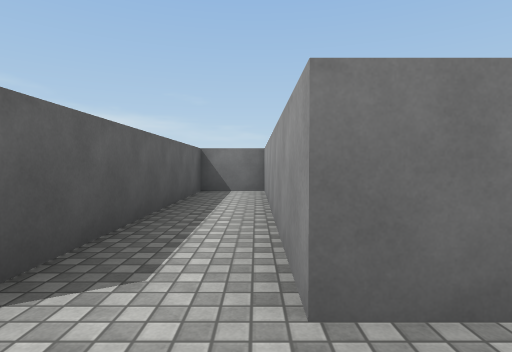
view 1 (above)

23 first-person views from a walk through a scene from a Unity 3-D project. The camera is 1.2 m above the floor, tilts 2° down and sees 80° across. The floor is counted in squares, 2 m on a side. Each view is taken from the middle of a square. On the plan, view 1 faces up. The plan holds only what a view shows up to about 9 squares ahead; the rest is blank. The place goes on beyond the plan. The player character is not drawn. Surface patterns are stand-ins for the level's own textures.

view 2
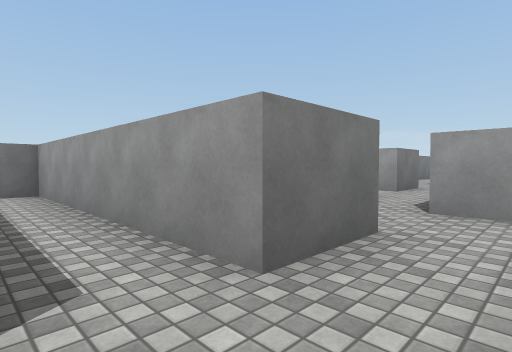

view 3
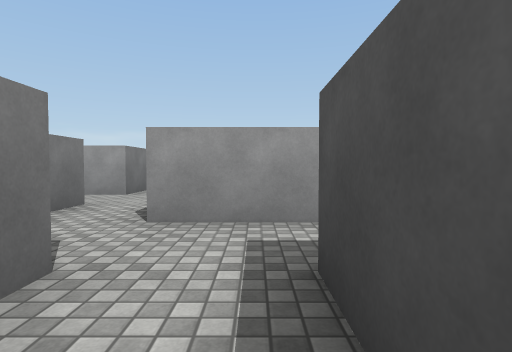

view 4
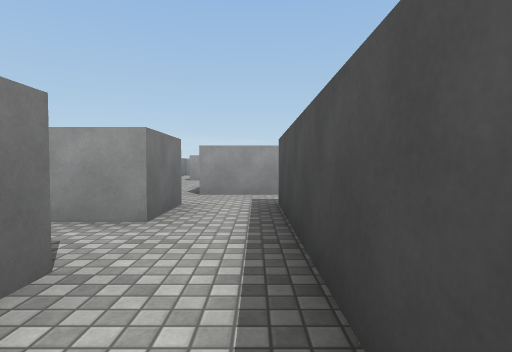

view 5
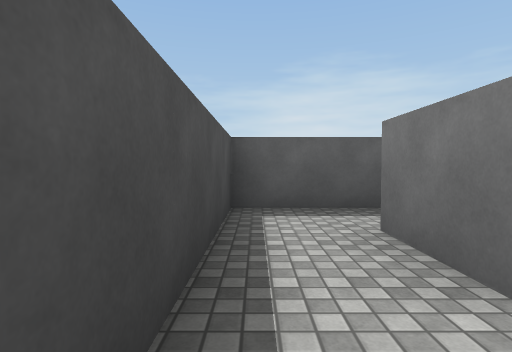

view 6
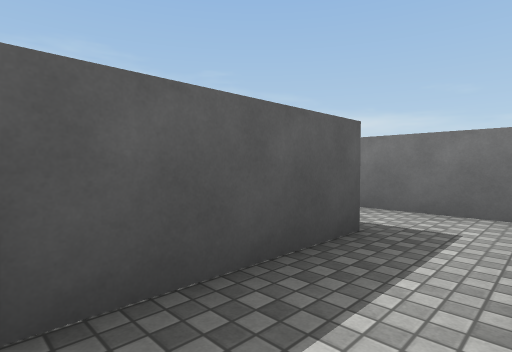

view 7
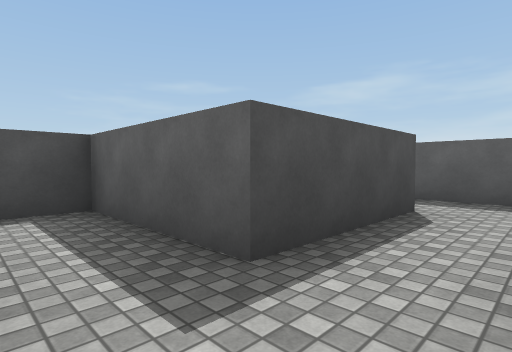

view 8
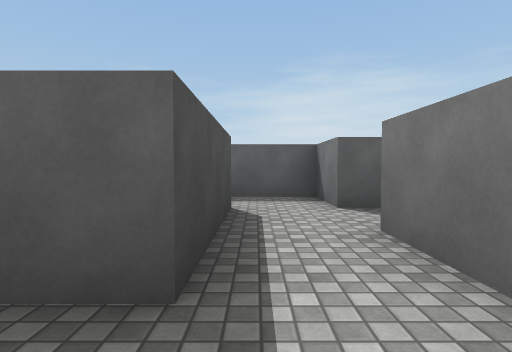

view 9
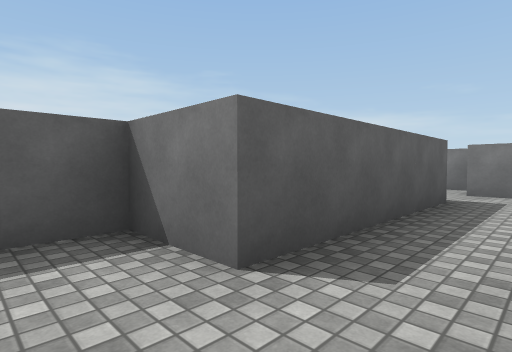

view 10
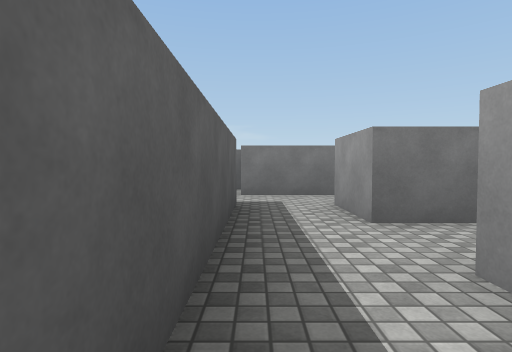

view 11
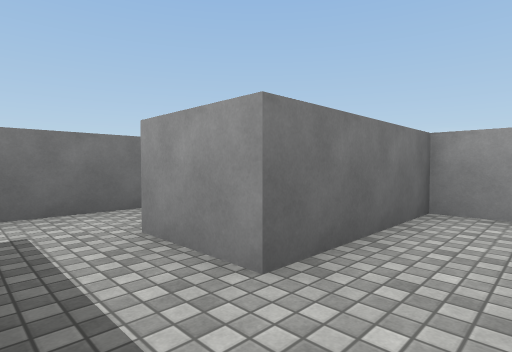

view 12
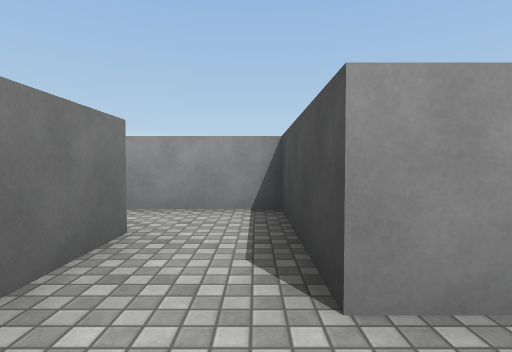

view 13
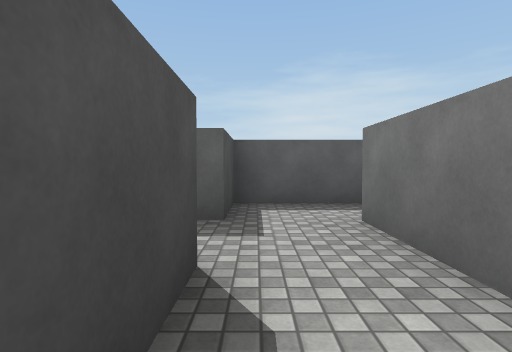

view 14
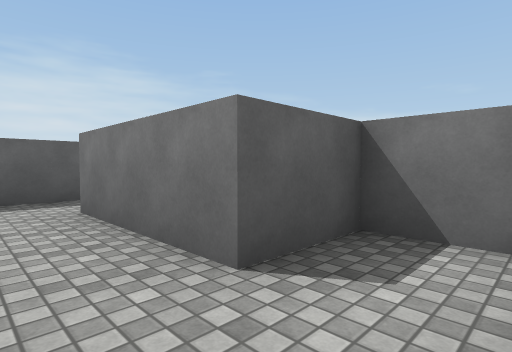

view 15
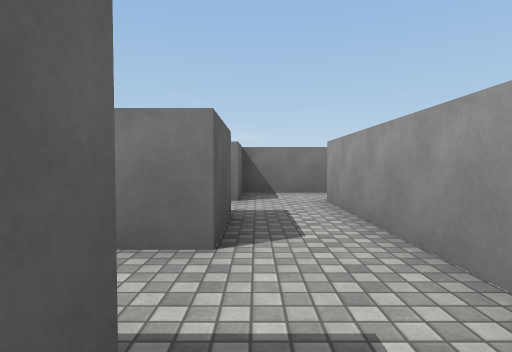

view 16
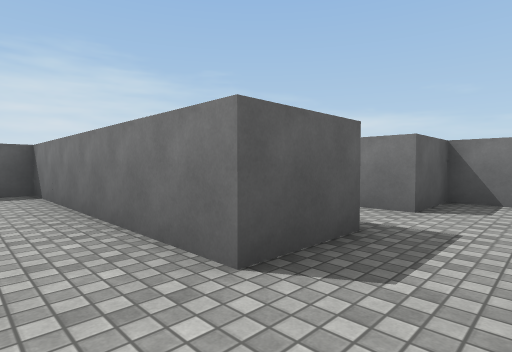

view 17
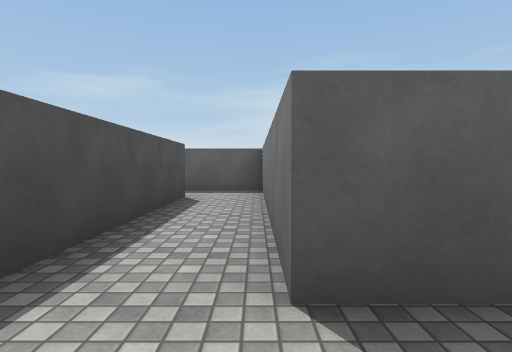

view 18
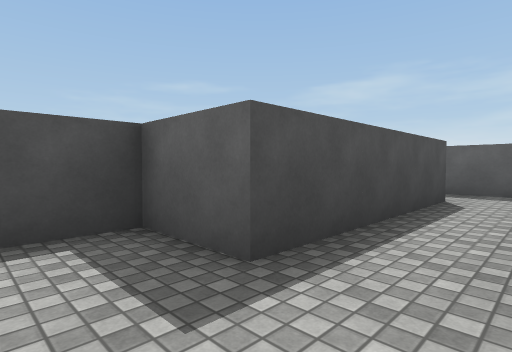

view 19
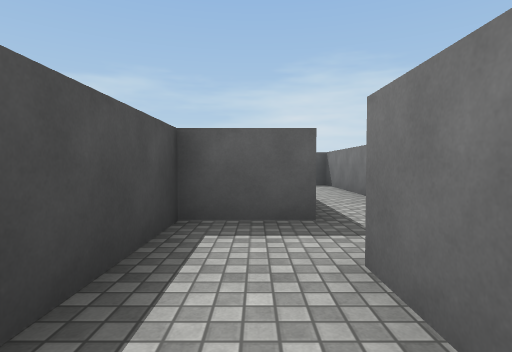

view 20
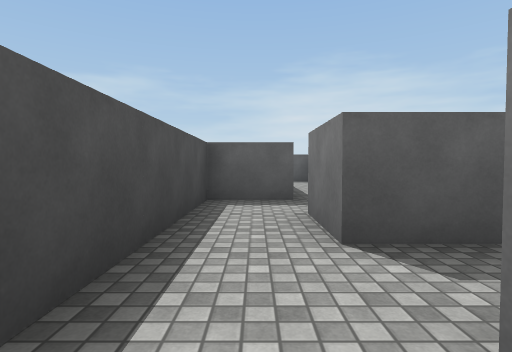

view 21
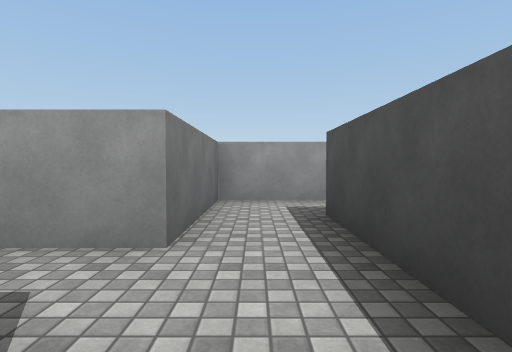

view 22
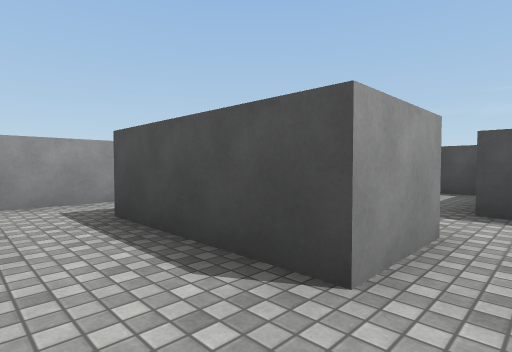

view 23
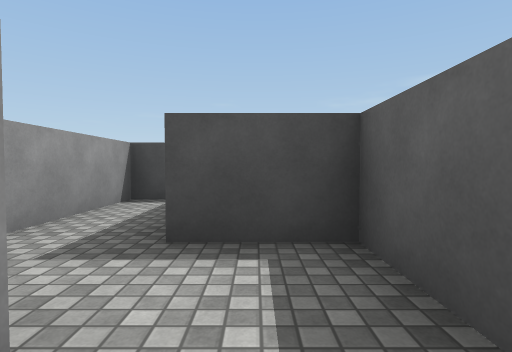

### Floor plan
Points are (right, up) in squares from view 1. A wall is a line through its corners. A room is listed if a view was taken in it or the views show most of it. See-through windows are left out.
Room 1 (views 1, 2, 3, 5)
walls: (-1.2, 1.1) (-2.9, 1.1); (0.2, 1.1) (0.2, 7.1) (-1.3, 7.1) (-1.3, 1.5); (-2.5, -0.4) (0.5, -0.4)
ways out: opening at (-2, 0.5) to room 2; opening at (1, 0.5) to room 10
Room 2 (views 4, 6)
walls: (-4.3, 1.5) (-4.3, -0.4) (-2.5, -0.4)
ways out: opening at (-2, 0.5) to room 1; opening at (-3.5, 2) to room 3
Room 3 (views 7, 8)
walls: (-3.2, 4.2) (-5.9, 4.2); (-5.5, 2.7) (-4.3, 2.7) (-4.3, 1.5); (-2.8, 2) (-2.8, 3.6)
ways out: opening at (-3.5, 2) to room 2; opening at (-5, 3.5) to room 4
Room 4 (views 9, 10, 22, 23)
walls: (-7.3, 4.2) (-8.8, 4.2) (-8.8, 1.5); (-7.3, 1.1) (-7.3, 2.7) (-5.5, 2.7)
ways out: opening at (-5, 3.5) to room 3; opening at (-6.5, 5) to room 5; opening at (-8, 2)
Room 5 (view 11)
walls: (-2.8, 6.2) (-2.8, 7.1) (-5.8, 7.1) (-5.8, 8.7); (-7.3, 8.7) (-7.3, 4.2)
ways out: opening at (-6.5, 5) to room 4; opening at (-6.5, 8) to room 6
Room 6 (views 12, 13, 14)
walls: (-5.8, 8.7) (-2.8, 8.7) (-2.8, 10.9); (-3.1, 11.7) (-4.3, 11.7) (-4.3, 10.2) (-7.4, 10.2); (-7.4, 11.7) (-8, 11.7); (-8.8, 10.8) (-8.8, 8.7) (-7.3, 8.7)
ways out: opening at (-6.5, 8) to room 5
Room 7 (views 15, 16, 17, 18)
walls: (-2.9, -3.3) (1.7, -3.3) (1.7, -4.8) (3.4, -4.8); (1.7, -1.8) (-4.3, -1.8) (-4.3, -3.8); (3.2, -2.6) (3.2, -1.4)
ways out: opening at (4, -4) to room 8; opening at (2.5, -1) to room 10; opening at (-3.5, -4)
Room 8 (views 19, 21)
walls: (4.7, -3.3) (3.1, -3.3); (3.4, -4.8) (6.6, -4.8)
ways out: opening at (4, -4) to room 7; opening at (7, -4) to room 9; opening at (5.5, -2.5)
Room 9 (view 20)
walls: (6.6, -4.8) (7.8, -4.8); (9.2, -5.2) (9.2, -3.3) (6.2, -3.3)
ways out: opening at (7, -4) to room 8; opening at (8.5, -5.5)
Room 10 (no view inside)
walls: (0.5, -0.4) (1.7, -0.4) (1.7, -1.8); (3.6, 2.6) (1.7, 2.6) (1.7, 1.1) (0.2, 1.1); (3.2, -1.4) (3.2, 1.2)
ways out: opening at (1, 0.5) to room 1; opening at (2.5, -1) to room 7; opening at (4, 2)

Where each view was taken, in squares from view 1:
view 1: 0 up, 0 right, facing up
view 2: 0 up, 1 left, facing up-right
view 3: 0 up, 0 right, facing right
view 4: 0 up, 3 left, facing right
view 5: 0 up, 0 right, facing left
view 6: 0 up, 3 left, facing up-left
view 7: 4 up, 3 left, facing down-left
view 8: 3 up, 3 left, facing left
view 9: 3 up, 6 left, facing up-left
view 10: 4 up, 7 left, facing up
view 11: 6 up, 7 left, facing up-right
view 12: 9 up, 7 left, facing right
view 13: 9 up, 4 left, facing left
view 14: 9 up, 3 left, facing up-left
view 15: 4 down, 2 right, facing up
view 16: 3 down, 3 right, facing up-left
view 17: 2 down, 3 right, facing left
view 18: 2 down, 3 right, facing down-left
view 19: 4 down, 5 right, facing left
view 20: 4 down, 7 right, facing left
view 21: 4 down, 4 right, facing right
view 22: 4 up, 8 left, facing down-right
view 23: 2 up, 8 left, facing down
